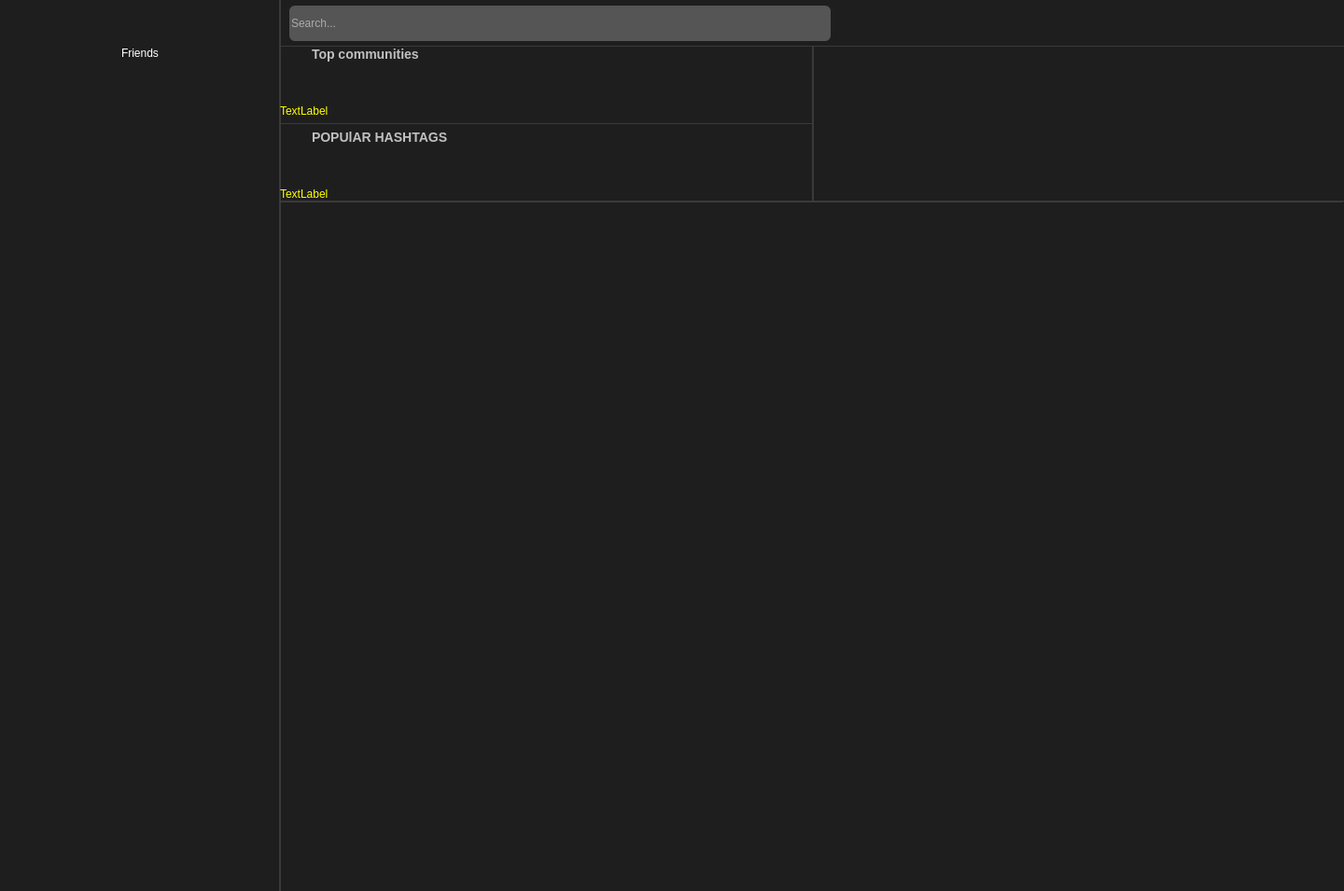
<?xml version="1.0" encoding="UTF-8"?>
<ui version="4.0">
 <class>DashBoardView</class>
 <widget class="QWidget" name="DashBoardView">
  <property name="geometry">
   <rect>
    <x>0</x>
    <y>0</y>
    <width>1440</width>
    <height>955</height>
   </rect>
  </property>
  <property name="layoutDirection">
   <enum>Qt::LayoutDirection::LeftToRight</enum>
  </property>
  <property name="styleSheet">
   <string notr="true">background: #1E1E1E;</string>
  </property>
  <layout class="QVBoxLayout" name="mainVerticalLayout">
   <property name="spacing">
    <number>0</number>
   </property>
   <property name="leftMargin">
    <number>0</number>
   </property>
   <property name="topMargin">
    <number>0</number>
   </property>
   <property name="rightMargin">
    <number>0</number>
   </property>
   <property name="bottomMargin">
    <number>0</number>
   </property>
   <item>
    <layout class="QHBoxLayout" name="mainLayout">
     <property name="spacing">
      <number>0</number>
     </property>
     <property name="bottomMargin">
      <number>0</number>
     </property>
     <item>
      <widget class="QWidget" name="leftSideBar" native="true">
       <property name="sizePolicy">
        <sizepolicy hsizetype="Fixed" vsizetype="Preferred">
         <horstretch>0</horstretch>
         <verstretch>0</verstretch>
        </sizepolicy>
       </property>
       <property name="minimumSize">
        <size>
         <width>300</width>
         <height>0</height>
        </size>
       </property>
       <property name="maximumSize">
        <size>
         <width>300</width>
         <height>16777215</height>
        </size>
       </property>
       <property name="styleSheet">
        <string notr="true">background-color: transparent;
border-right: 1px solid #3a3a3a;</string>
       </property>
       <layout class="QVBoxLayout" name="sidebarLayout">
        <property name="spacing">
         <number>0</number>
        </property>
        <property name="leftMargin">
         <number>0</number>
        </property>
        <property name="topMargin">
         <number>0</number>
        </property>
        <property name="rightMargin">
         <number>0</number>
        </property>
        <property name="bottomMargin">
         <number>0</number>
        </property>
        <item>
         <widget class="QLabel" name="logoLabel">
          <property name="minimumSize">
           <size>
            <width>0</width>
            <height>50</height>
           </size>
          </property>
          <property name="styleSheet">
           <string notr="true">color:white;
background-color: rgba(255, 255, 255, 0);</string>
          </property>
          <property name="text">
           <string/>
          </property>
          <property name="pixmap">
           <pixmap>../../../images/logo.png</pixmap>
          </property>
          <property name="alignment">
           <set>Qt::AlignmentFlag::AlignCenter</set>
          </property>
         </widget>
        </item>
        <item>
         <widget class="QLabel" name="label_2">
          <property name="minimumSize">
           <size>
            <width>256</width>
            <height>0</height>
           </size>
          </property>
          <property name="styleSheet">
           <string notr="true">color: rgb(255, 255, 255);
font: 600 14pt &quot;Segoe UI&quot;;
border:0px;</string>
          </property>
          <property name="text">
           <string>Friends</string>
          </property>
          <property name="alignment">
           <set>Qt::AlignmentFlag::AlignCenter</set>
          </property>
         </widget>
        </item>
        <item>
         <widget class="QFrame" name="frame_2">
          <property name="sizePolicy">
           <sizepolicy hsizetype="Preferred" vsizetype="Preferred">
            <horstretch>0</horstretch>
            <verstretch>1</verstretch>
           </sizepolicy>
          </property>
          <property name="styleSheet">
           <string notr="true">border:0px;</string>
          </property>
          <property name="frameShape">
           <enum>QFrame::Shape::StyledPanel</enum>
          </property>
          <property name="frameShadow">
           <enum>QFrame::Shadow::Raised</enum>
          </property>
         </widget>
        </item>
       </layout>
      </widget>
     </item>
     <item>
      <widget class="QWidget" name="middleBar" native="true">
       <property name="sizePolicy">
        <sizepolicy hsizetype="Expanding" vsizetype="Preferred">
         <horstretch>1</horstretch>
         <verstretch>0</verstretch>
        </sizepolicy>
       </property>
       <property name="styleSheet">
        <string notr="true">background-color: transparent;
border-left: 1px solid #3a3a3a;</string>
       </property>
       <layout class="QVBoxLayout" name="verticalLayout_3">
        <property name="spacing">
         <number>0</number>
        </property>
        <property name="leftMargin">
         <number>0</number>
        </property>
        <property name="topMargin">
         <number>0</number>
        </property>
        <property name="rightMargin">
         <number>0</number>
        </property>
        <property name="bottomMargin">
         <number>0</number>
        </property>
        <item>
         <widget class="QWidget" name="topNavBar" native="true">
          <property name="sizePolicy">
           <sizepolicy hsizetype="Preferred" vsizetype="Fixed">
            <horstretch>0</horstretch>
            <verstretch>0</verstretch>
           </sizepolicy>
          </property>
          <property name="minimumSize">
           <size>
            <width>0</width>
            <height>50</height>
           </size>
          </property>
          <property name="baseSize">
           <size>
            <width>0</width>
            <height>100</height>
           </size>
          </property>
          <property name="styleSheet">
           <string notr="true">background-color: transparent;
border-bottom:1px solid #3a3a3a;</string>
          </property>
          <layout class="QHBoxLayout" name="topNavLayout">
           <property name="spacing">
            <number>0</number>
           </property>
           <property name="leftMargin">
            <number>0</number>
           </property>
           <property name="topMargin">
            <number>0</number>
           </property>
           <property name="rightMargin">
            <number>0</number>
           </property>
           <property name="bottomMargin">
            <number>0</number>
           </property>
           <item>
            <widget class="QLineEdit" name="searchBar">
             <property name="sizePolicy">
              <sizepolicy hsizetype="Fixed" vsizetype="Fixed">
               <horstretch>0</horstretch>
               <verstretch>0</verstretch>
              </sizepolicy>
             </property>
             <property name="minimumSize">
              <size>
               <width>600</width>
               <height>0</height>
              </size>
             </property>
             <property name="maximumSize">
              <size>
               <width>16777215</width>
               <height>38</height>
              </size>
             </property>
             <property name="styleSheet">
              <string notr="true">
border-radius: 6px;
background-color: rgb(85, 85, 85);
color:white;
margin-left:10px;
margin-right:10px;
border:none;</string>
             </property>
             <property name="frame">
              <bool>false</bool>
             </property>
             <property name="placeholderText">
              <string>Search...</string>
             </property>
            </widget>
           </item>
           <item>
            <widget class="QPushButton" name="notificationButton">
             <property name="styleSheet">
              <string notr="true">background-color: rgba(255, 255, 255, 0);
border-radius: 6px;
border:none;</string>
             </property>
             <property name="text">
              <string/>
             </property>
             <property name="icon">
              <iconset>
               <normaloff>../../../images/ButtonNotificationImage.png</normaloff>../../../images/ButtonNotificationImage.png</iconset>
             </property>
             <property name="iconSize">
              <size>
               <width>35</width>
               <height>35</height>
              </size>
             </property>
            </widget>
           </item>
           <item>
            <widget class="QFrame" name="frame">
             <property name="sizePolicy">
              <sizepolicy hsizetype="Preferred" vsizetype="Preferred">
               <horstretch>1</horstretch>
               <verstretch>0</verstretch>
              </sizepolicy>
             </property>
             <property name="maximumSize">
              <size>
               <width>16777215</width>
               <height>20</height>
              </size>
             </property>
             <property name="styleSheet">
              <string notr="true">border:none;</string>
             </property>
             <property name="frameShape">
              <enum>QFrame::Shape::StyledPanel</enum>
             </property>
             <property name="frameShadow">
              <enum>QFrame::Shadow::Raised</enum>
             </property>
            </widget>
           </item>
           <item>
            <widget class="QPushButton" name="profileButton">
             <property name="styleSheet">
              <string notr="true">background-color: rgba(255, 255, 255, 0);
border-radius: 6px;
border:none;</string>
             </property>
             <property name="text">
              <string/>
             </property>
             <property name="icon">
              <iconset>
               <normaloff>../../../images/UserSettings.png</normaloff>../../../images/UserSettings.png</iconset>
             </property>
             <property name="iconSize">
              <size>
               <width>43</width>
               <height>43</height>
              </size>
             </property>
            </widget>
           </item>
           <item>
            <widget class="QPushButton" name="shortcutSettingsButton">
             <property name="styleSheet">
              <string notr="true">background-color: rgba(255, 255, 255, 0);
border-radius: 6px;
border:none;</string>
             </property>
             <property name="text">
              <string/>
             </property>
             <property name="icon">
              <iconset>
               <normaloff>../../../images/ProfileSettingsShortcut.png</normaloff>../../../images/ProfileSettingsShortcut.png</iconset>
             </property>
             <property name="iconSize">
              <size>
               <width>10</width>
               <height>25</height>
              </size>
             </property>
            </widget>
           </item>
          </layout>
         </widget>
        </item>
        <item>
         <widget class="QWidget" name="TopFeedWidgetParent" native="true">
          <property name="styleSheet">
           <string notr="true">background: transparent;</string>
          </property>
          <layout class="QHBoxLayout" name="RecommendFeedLayout">
           <property name="spacing">
            <number>0</number>
           </property>
           <property name="leftMargin">
            <number>0</number>
           </property>
           <property name="topMargin">
            <number>0</number>
           </property>
           <property name="rightMargin">
            <number>0</number>
           </property>
           <property name="bottomMargin">
            <number>0</number>
           </property>
           <item>
            <widget class="QWidget" name="topCommunnitiesPopularHashTagLayoutWidget" native="true">
             <layout class="QVBoxLayout" name="topCommunnitiesPopularHashTagLayout">
              <property name="spacing">
               <number>6</number>
              </property>
              <property name="leftMargin">
               <number>0</number>
              </property>
              <property name="topMargin">
               <number>0</number>
              </property>
              <property name="rightMargin">
               <number>0</number>
              </property>
              <property name="bottomMargin">
               <number>0</number>
              </property>
              <item>
               <widget class="QLabel" name="TopCommunitiesLabel">
                <property name="minimumSize">
                 <size>
                  <width>400</width>
                  <height>0</height>
                 </size>
                </property>
                <property name="maximumSize">
                 <size>
                  <width>400</width>
                  <height>16777215</height>
                 </size>
                </property>
                <property name="styleSheet">
                 <string notr="true">font-family: 'Raleway';
font-style: normal;
font-weight: 700;
font-size: 14px;
margin-left: 30px;
border:0px;
color: #C0C0C0;</string>
                </property>
                <property name="text">
                 <string>Top communities</string>
                </property>
               </widget>
              </item>
              <item>
               <widget class="QWidget" name="topCommunitiesGridWidget" native="true">
                <layout class="QGridLayout" name="topCommunitiesGridLayout">
                 <property name="leftMargin">
                  <number>0</number>
                 </property>
                 <property name="topMargin">
                  <number>40</number>
                 </property>
                 <property name="rightMargin">
                  <number>0</number>
                 </property>
                 <property name="bottomMargin">
                  <number>0</number>
                 </property>
                 <property name="spacing">
                  <number>0</number>
                 </property>
                 <item row="0" column="0">
                  <widget class="QLabel" name="label">
                   <property name="styleSheet">
                    <string notr="true">color:yellow;</string>
                   </property>
                   <property name="text">
                    <string>TextLabel</string>
                   </property>
                  </widget>
                 </item>
                </layout>
               </widget>
              </item>
              <item>
               <widget class="QFrame" name="delimiter2">
                <property name="minimumSize">
                 <size>
                  <width>0</width>
                  <height>1</height>
                 </size>
                </property>
                <property name="styleSheet">
                 <string notr="true">background-color: transparent;
border-bottom:1px solid #3a3a3a;</string>
                </property>
                <property name="frameShape">
                 <enum>QFrame::Shape::StyledPanel</enum>
                </property>
                <property name="frameShadow">
                 <enum>QFrame::Shadow::Raised</enum>
                </property>
               </widget>
              </item>
              <item>
               <widget class="QLabel" name="PopularHashtagsLabel">
                <property name="sizePolicy">
                 <sizepolicy hsizetype="Preferred" vsizetype="Preferred">
                  <horstretch>1</horstretch>
                  <verstretch>0</verstretch>
                 </sizepolicy>
                </property>
                <property name="minimumSize">
                 <size>
                  <width>400</width>
                  <height>0</height>
                 </size>
                </property>
                <property name="maximumSize">
                 <size>
                  <width>16777215</width>
                  <height>16777215</height>
                 </size>
                </property>
                <property name="styleSheet">
                 <string notr="true">font-family: 'Raleway';
font-style: normal;
font-weight: 700;
font-size: 14px;
margin-left: 30px;
border:none;
color: #C0C0C0;</string>
                </property>
                <property name="text">
                 <string>POPUlAR HASHTAGS</string>
                </property>
               </widget>
              </item>
              <item>
               <widget class="QWidget" name="popularHashtagsLayoutWidget" native="true">
                <layout class="QGridLayout" name="popularHashtagsLayout">
                 <property name="leftMargin">
                  <number>0</number>
                 </property>
                 <property name="topMargin">
                  <number>40</number>
                 </property>
                 <property name="rightMargin">
                  <number>0</number>
                 </property>
                 <property name="bottomMargin">
                  <number>0</number>
                 </property>
                 <property name="spacing">
                  <number>0</number>
                 </property>
                 <item row="0" column="0">
                  <widget class="QLabel" name="label_3">
                   <property name="styleSheet">
                    <string notr="true">color:yellow;</string>
                   </property>
                   <property name="text">
                    <string>TextLabel</string>
                   </property>
                  </widget>
                 </item>
                </layout>
               </widget>
              </item>
             </layout>
            </widget>
           </item>
           <item>
            <widget class="QFrame" name="delimiter1">
             <property name="sizePolicy">
              <sizepolicy hsizetype="Preferred" vsizetype="Preferred">
               <horstretch>0</horstretch>
               <verstretch>1</verstretch>
              </sizepolicy>
             </property>
             <property name="maximumSize">
              <size>
               <width>1</width>
               <height>16777215</height>
              </size>
             </property>
             <property name="styleSheet">
              <string notr="true">background-color: transparent;
border-left:1px solid #3a3a3a;</string>
             </property>
             <property name="frameShape">
              <enum>QFrame::Shape::StyledPanel</enum>
             </property>
             <property name="frameShadow">
              <enum>QFrame::Shadow::Raised</enum>
             </property>
            </widget>
           </item>
           <item>
            <widget class="QWidget" name="recommendFeedHWidget" native="true">
             <property name="styleSheet">
              <string notr="true">background: transparent;</string>
             </property>
             <layout class="QHBoxLayout" name="recommendFeedHLayout">
              <property name="spacing">
               <number>0</number>
              </property>
              <property name="leftMargin">
               <number>0</number>
              </property>
              <property name="topMargin">
               <number>0</number>
              </property>
              <property name="rightMargin">
               <number>0</number>
              </property>
              <property name="bottomMargin">
               <number>0</number>
              </property>
             </layout>
            </widget>
           </item>
          </layout>
         </widget>
        </item>
        <item>
         <layout class="QHBoxLayout" name="horizontalLayout_2"/>
        </item>
        <item>
         <widget class="QScrollArea" name="ContentPosts_ScrollArea">
          <property name="styleSheet">
           <string notr="true">border: none;
background: transparent;
border-top:1px solid #3a3a3a;</string>
          </property>
          <property name="widgetResizable">
           <bool>true</bool>
          </property>
          <property name="alignment">
           <set>Qt::AlignmentFlag::AlignCenter</set>
          </property>
          <widget class="QWidget" name="scrollAreaWidgetContents">
           <property name="geometry">
            <rect>
             <x>1</x>
             <y>1</y>
             <width>1136</width>
             <height>721</height>
            </rect>
           </property>
           <layout class="QVBoxLayout" name="postsLayout">
            <property name="spacing">
             <number>20</number>
            </property>
            <property name="sizeConstraint">
             <enum>QLayout::SizeConstraint::SetNoConstraint</enum>
            </property>
           </layout>
          </widget>
         </widget>
        </item>
       </layout>
      </widget>
     </item>
    </layout>
   </item>
  </layout>
 </widget>
 <resources/>
 <connections/>
</ui>
